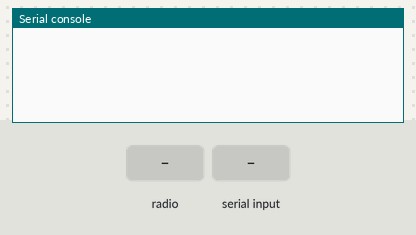
This program was run on a simulated Raspberry Pi Pico running CircuitPython. Shown: the last lines printed to the serial console. Inputs (shaded band) come from the test bench. No radio messages arrive unless stated (any console line starting 'radio sent:' is added by the test bench).

Above: at 1.2 s.
1.3 s: radio message "1" arrives
At 1.7 s:
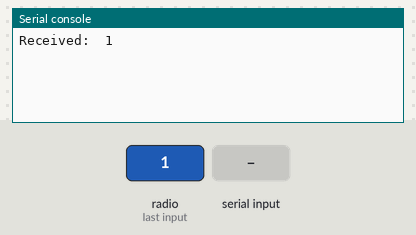
2.8 s: "1" typed at the serial console, then Enter
At 4.0 s:
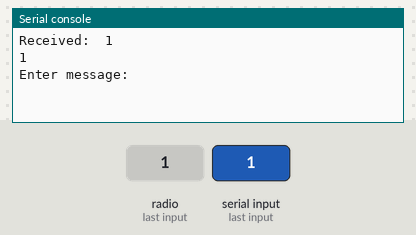
4.3 s: "0" typed at the serial console, then Enter
At 5.8 s:
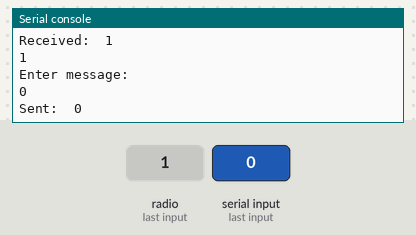

The program:

Pico_Lora.py
```python
import time
import board
import busio
import digitalio
import adafruit_rfm9x

# Define pins
CS = digitalio.DigitalInOut(board.GP17)
RESET = digitalio.DigitalInOut(board.GP0)

# Define frequency and baudrate
RADIO_FREQ_MHZ = 915.0
BAUDRATE = 9600

# Initialize SPI bus
spi = busio.SPI(board.GP18, MOSI=board.GP19, MISO=board.GP16)

# Initialize LoRa radio
rfm9x = adafruit_rfm9x.RFM9x(spi, CS, RESET, RADIO_FREQ_MHZ)

# Set the node ID
NODE_ID = 0x01

while True:
    # Wait for a message to be received
    packet = rfm9x.receive(timeout=5.0)

    # If a message was received, print the contents
    if packet is not None:
        print("Received: ", str(packet, "utf-8"))

    # Read a message from the console and send it over LoRa
    if input():
        message = str(input("Enter message: "))
        packet = bytes(message, "utf-8")
        rfm9x.send(packet, NODE_ID)
        print("Sent: ", message)
    time.sleep(0.1)
```

Measured:
- after the input at 1.3 s, the serial console: prints a new line at once (image 1)
- after the input at 2.8 s, the serial console: prints a new line at once (image 2)
- after the input at 4.3 s, the serial console: prints a new line at once (image 3)
